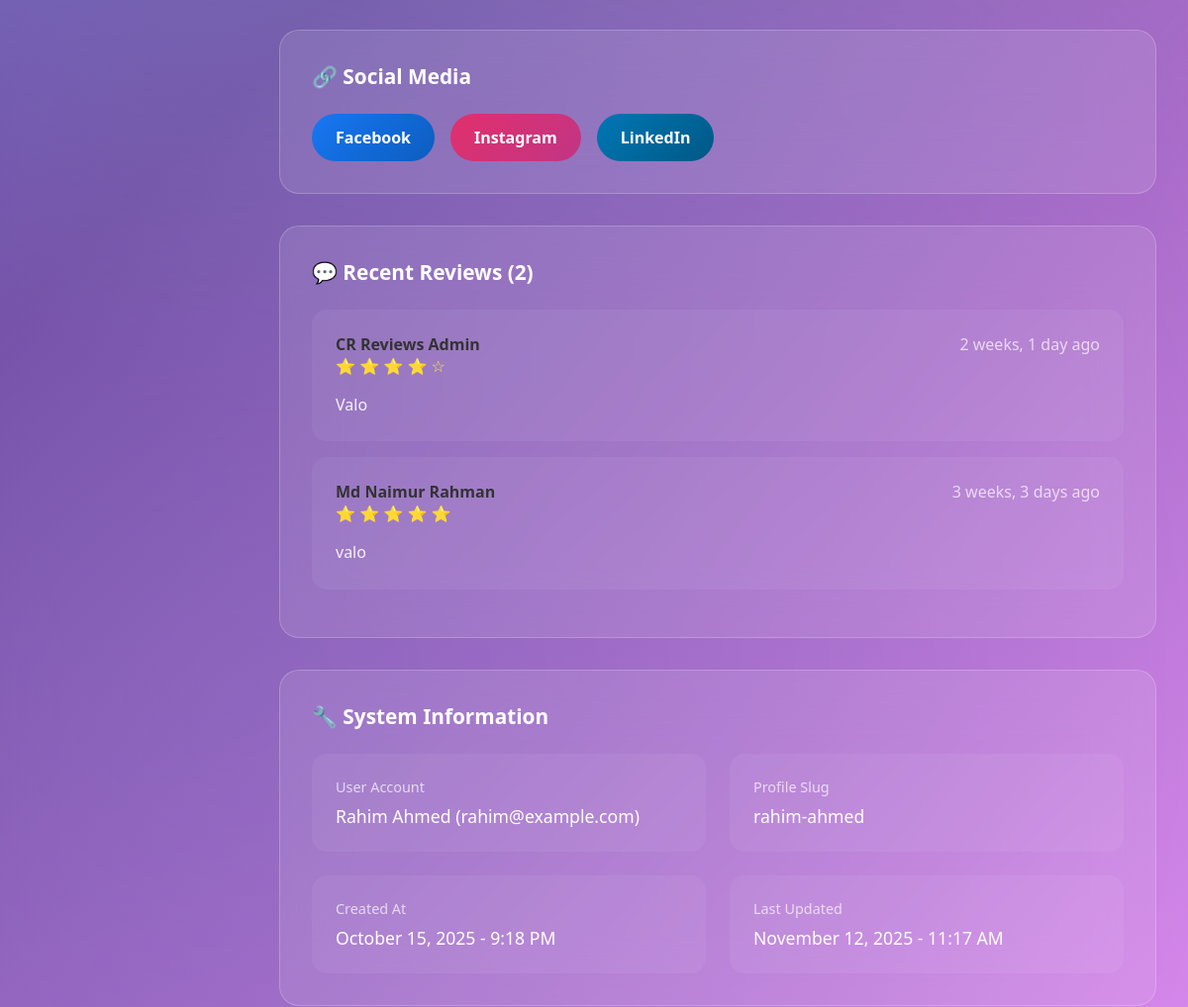
/admin_dashboard/cr/view/rahim-ahmed/ (signed in, middle part), run on an earlier commit of the app's database.
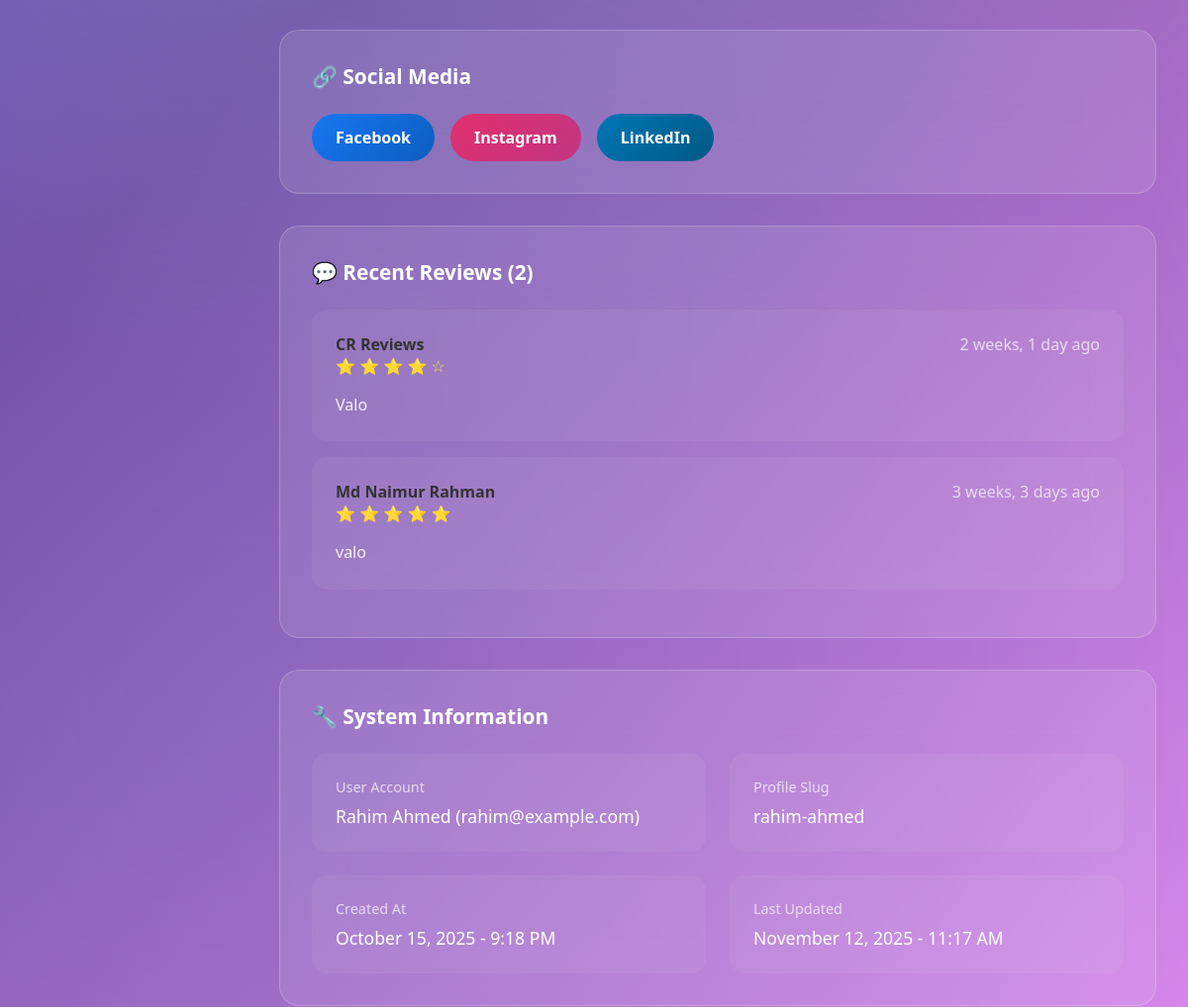
And on a later commit of the database.
### cr/models.py (models this page shows, shortened)
class Review(models.Model):
    user = models.ForeignKey('userprofile.User', on_delete=models.CASCADE, related_name='userreviews')
    cr_profile = models.ForeignKey(CrProfile, on_delete=models.CASCADE, related_name='cr_reviews')
    rating = models.PositiveSmallIntegerField()
    description = models.TextField(blank=True, null=True)
    is_anonymous = models.BooleanField(default=False)
    anonymous_name = models.CharField(max_length=100, blank=True, null=True)
    is_approved = models.BooleanField(default=True)  # Auto-approve non-anonymous
    reviewed_by = models.ForeignKey(
        'userprofile.User',
        on_delete=models.SET_NULL,
        null=True,
        blank=True,
        related_name='reviewed_reviews',
        help_text="Admin who approved/rejected this review"
    )
    reviewed_at = models.DateTimeField(null=True, blank=True)
    slug = models.SlugField(unique=True, blank=True)
    created_at = models.DateTimeField(auto_now_add=True)
    updated_at = models.DateTimeField(auto_now=True)
    deleted_at = models.DateTimeField(blank=True, null=True)
    class Meta:
        unique_together = [['user', 'cr_profile']]
        ordering = ['-created_at']
    def get_reviewer_name(self):
        if self.is_anonymous:
            return self.anonymous_name or "Anonymous User"
        return self.user.get_full_name() if self.user else "Anonymous User"

### userprofile/models.py (models this page shows, shortened)
class User(AbstractBaseUser,PermissionsMixin):
    university=models.ForeignKey(University, on_delete=models.SET_NULL,related_name='university_user',null=True,blank=True)
    department=models.ForeignKey(Department, on_delete=models.SET_NULL,related_name='department_user',null=True,blank=True)
    profile_picture = models.CharField(max_length=500, null=True, blank=True)
    first_name = models.CharField(max_length=50)
    last_name = models.CharField(max_length=50)
    gender = models.CharField(choices=[('M', 'Male'), ('F', 'Female')], max_length=10,default='M',blank=True,null=True)
    email = models.EmailField(unique=True)
    phone=models.CharField(max_length=20,null=True,blank=True)
    date_of_birth=models.DateField(null=True,blank=True)
    student_id=models.CharField(max_length=50,unique=True,null=True,blank=True)
    batch=models.CharField(max_length=20,null=True,blank=True)
    dept_batch = models.CharField(max_length=20 , blank=True, null=True)
    section=models.CharField(max_length=20,null=True,blank=True)
    bio=models.TextField(null=True,blank=True)
    facebook_url=models.URLField(default='https://www.facebook.com/')
    instagram_url=models.URLField(default='https://www.instagram.com/')
    linkedin_url=models.URLField(default='https://www.linkedin.com/')
    role=models.CharField(max_length=20, default='student')
    slug=models.SlugField(blank=True,unique=True)
    is_email_verified = models.BooleanField(default=False)
    email_verification_token = models.UUIDField(blank=True, null=True, editable=False)
    email_verification_token_created = models.DateTimeField(blank=True, null=True)
    password_reset_token = models.UUIDField(null=True, blank=True, editable=False)
    password_reset_token_created = models.DateTimeField(null=True, blank=True)
    is_active = models.BooleanField(default=True)
    is_staff = models.BooleanField(default=False)
    created_at = models.DateTimeField(auto_now_add=True)
    updated_at = models.DateTimeField(auto_now=True)
    deleted_at = models.DateTimeField(blank=True, null=True)
    USERNAME_FIELD = 'email'
    REQUIRED_FIELDS = ['first_name','last_name']
    objects = CustomUserManager()
    def get_full_name(self):
        return f"{self.first_name} {self.last_name}"

### admin_dashboard/views.py (the view)
# urls.py: path('admin_dashboard/cr/view/<slug:slug>/', admin_view_cr, name='admin_view_cr'),
@staff_member_required
def admin_view_cr(request, slug):
    cr = get_object_or_404(CrProfile, slug=slug)
    reviews = Review.objects.filter(cr_profile=cr, is_approved=True).order_by('-created_at')[:5]
    total_reviews_count = Review.objects.filter(cr_profile=cr).count()
    approved_reviews_count = Review.objects.filter(cr_profile=cr, is_approved=True).count()
    pending_reviews_count = total_reviews_count - approved_reviews_count
    context = {
        'cr': cr,
        'reviews': reviews,
        'title': f'View CR: {cr.name}',
        'approved_reviews_count': approved_reviews_count,
        'total_reviews_count': total_reviews_count,
        'pending_reviews_count': pending_reviews_count,
    }
    return render(request, 'admin_dashboard/view_cr_admin.html', context)

### cr/models.py (called while the page is built)
    @property
    def average_rating(self):
        avg=self.cr_reviews.aggregate(Avg('rating'))['rating__avg']
        return round(avg,1) if avg else 0

### templates/admin_dashboard/view_cr_admin.html (shortened to what the changed rows need)
{% load static %}
{% block content %}
    <link rel="stylesheet" href="{% static 'style.css' %}">
    <link rel="stylesheet" href="{% static 'admin_dashboard/admin_dashboard.css' %}">
    <div class="dashboard-container1">
        <main class="main-content1">
            <div class="dashboard-card1">
                <h2 class="card-title1">🔗 Social Media</h2>
            </div>
            <div class="dashboard-card1">
                <h2 class="card-title1">💬 Recent Reviews ({{ total_reviews_count }})</h2>
                {% for review in reviews %}
                <div class="review-card1">
                    <div class="review-header1">
                        <div>
                            <strong>{{ review.get_reviewer_name }}</strong>
                            <div class="review-rating1">
                                {% for i in "12345" %}
                                    {% if forloop.counter <= review.rating %}⭐{% else %}☆{% endif %}
                                {% endfor %}
                            </div>
                        </div>
                        <div style="color: rgba(255,255,255,0.7);">{{ review.created_at|timesince }} ago</div>
                    </div>
                    <div style="color: rgba(255, 255, 255, 0.9); margin-top: 1rem; line-height: 1.6;">
                        {{ review.description|default:"No comment provided." }}
                    </div>
                </div>
                {% empty %}
                <div style="text-align: center; padding: 2rem; color: rgba(255,255,255,0.6);">
                    No reviews yet
                </div>
                {% endfor %}
            </div>
            <div class="dashboard-card1">
                <h2 class="card-title1">🔧 System Information</h2>
            </div>
        </main>
    </div>
{% endblock content %}

What changed in the data, as far as the page shows it:
changed through a linked row, Review "Valo": get_reviewer_name "CR Reviews Admin" → "CR Reviews"
